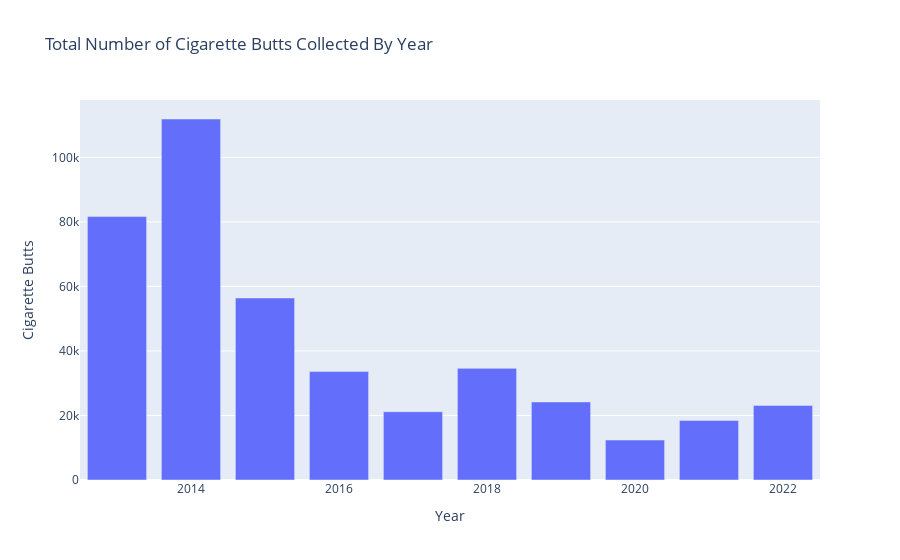

This figure's notebook cell:
### Code cell
# Cigarette butts only

fig = px.bar(annual_data, x='Year', y='Cigarette Butts', title="Total Number of Cigarette Butts Collected By Year")
fig.show()

### Figure 1 — Plotly figure (JSON) as saved in the notebook; plotly's stock layout.template omitted (floating-point values rounded to 4 significant figures)
{"data": [{"alignmentgroup": "True", "hovertemplate": "Year=%{x}<br>Cigarette Butts=%{y}<extra></extra>", "legendgroup": "", "marker": {"color": "#636efa", "pattern": {"shape": ""}}, "name": "", "offsetgroup": "", "orientation": "v", "showlegend": false, "textposition": "auto", "type": "bar", "x": [2013, 2014, 2015, 2016, 2017, 2018, 2019, 2020, 2021, 2022], "xaxis": "x", "y": [81641, 111884, 56420, 33612, 21163, 34602, 24202, 12380, 18464, 23115], "yaxis": "y"}], "layout": {"autosize": true, "barmode": "relative", "legend": {"tracegroupgap": 0}, "title": {"text": "Total Number of Cigarette Butts Collected By Year"}, "xaxis": {"anchor": "y", "autorange": true, "domain": [0, 1], "range": [2012.0, 2022.0], "title": {"text": "Year"}, "type": "linear"}, "yaxis": {"anchor": "x", "autorange": true, "domain": [0, 1], "range": [0, 117800.0], "title": {"text": "Cigarette Butts"}, "type": "linear"}}}
